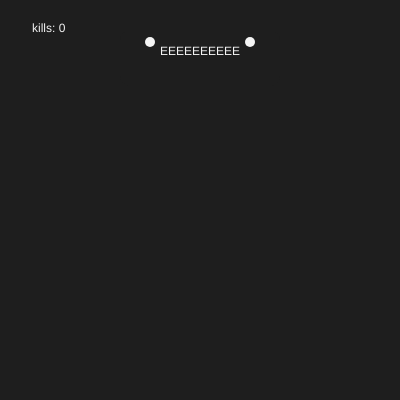
Frame 1 (no input)
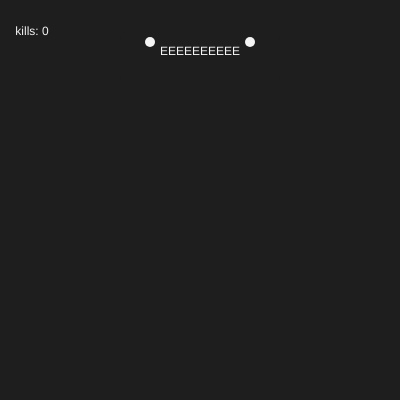
Frame 60 (no input)
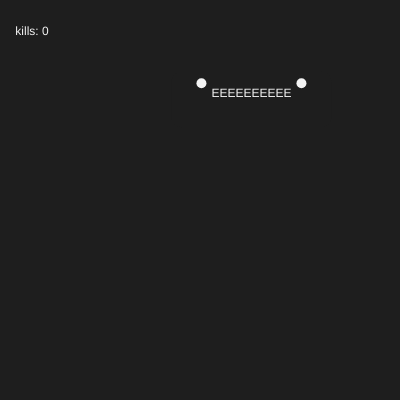
Frame 120 (the mouse pressed at the canvas centre since frame 60)

The p5.js sketch that drew these frames (run headless with seeded random() and noise() and a simulated clock; from frame 60 on, the mouse is pressed at the canvas centre):

// p5.js sketch
// ── sketch.js
/* DM3014 Interactive Devices, Ashley Hi 2026
 * Week 3 - Net Art
 * Button Exercise
*/

// TARGET: define the button's target region
let bx, by, bw = 160, bh = 56;

let clickCount = 0;
 
function setup() {
  createCanvas(400, 400);
  bx = width / 2 - bw / 2; // center the button horizontally
  by = 30;
}
 
function draw() {
  background(30);
  fill(244);
  text('kills: ' + clickCount, 32, 32);
 
  // VALIDATE TARGET: is the mouse over the target right now?
  let hovering =
    mouseX > bx && mouseX < bx + bw &&
    mouseY > by && mouseY < by + bh;
  
 
  // SIGNIFIER: appearance change to indicate response
  noStroke();
  if (hovering && !mouseIsPressed) {
    fill('#ff0000');
  }
  else if (hovering && mouseIsPressed) {
    fill('#fffb87');
  }
  else {
    fill(30);


  }
  rect(bx, by, bw, bh, 10);
  fill(244);
  ellipse(bx + 30, by + 12, 10, 10);
  ellipse(bx + 130, by + 12, 10, 10);

  fill(244);
  textAlign(CENTER, CENTER);
  text('EEEEEEEEEE', bx + bw / 2, by + bh / 2 - 6);

  cursor(hovering ? HAND : ARROW);
}
 
// EVENT -> RESPONSE: only counts if the click lands inside the target
function mousePressed() {
  let hit =
    mouseX > bx && mouseX < bx + bw &&
    mouseY > by && mouseY < by + bh;
 
  if (hit) {
    clickCount++;
  }

  bx = random(0, width - bw);
  by = random(0, height - bh);

  fill(255, 0, 0);
  ellipse(10, 10, 20, 20);
}
